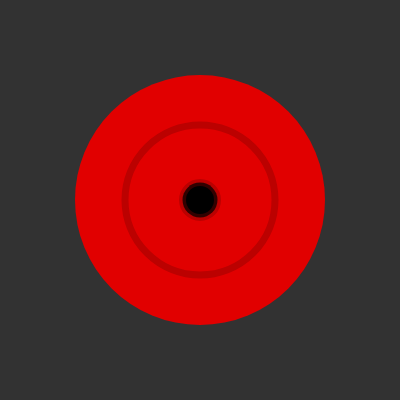
Frame 1 (no input)
Frame 60 (no input): identical to frame 1, image omitted
Frame 120 (the mouse pressed at the canvas centre since frame 60): identical to frame 1, image omitted

The p5.js sketch that drew this single still picture (run headless with seeded random() and noise() and a simulated clock; from frame 60 on, the mouse is pressed at the canvas centre):

// p5.js sketch
// ── sketch.js
let sharingan;

function setup() {
  createCanvas(400, 400);
  angleMode(DEGREES);

  sharingan = new Sharingan();
}

function draw() {
  background(50);
  noStroke();

  translate(width / 2, height / 2);

  sharingan.show();
  sharingan.update();
}

function mouseClicked() {
  sharingan.add_tomoe();
}

// ── sharingan.js
class Sharingan {
  constructor() {
    this.speed = -0.02;

    this.tomoes = [];
    this.visible_tomoe = 0;
  }

  show_tomoe(x, y, rotation) {
    push();

    let w = 0;

    rotate(rotation);

    let a = 80;
    let r = 6;

    for (let i = a; i >= 0; i--) {
      w += 0.42;
      strokeWeight(w);

      let x = ((i + r) / 2) * cos(i);
      let y = ((i + r) / 2) * sin(i);
      point(x, y);
    }

    pop();
  }

  add_tomoe() {
    if (this.visible_tomoe == 3) return;

    switch (this.visible_tomoe) {
      case 2:
        this.tomoes[2] = this.tomoes[1] + 120;
        break;
      case 1:
        this.tomoes[1] = this.tomoes[0] + 120;
        break;
      default:
        this.tomoes[0] = 270;
    }

    this.visible_tomoe++;
  }

  update() {
    this.speed = map(mouseY, height, 0, -1, -10);

    for (var i = 0; i < this.visible_tomoe; i++) {
      this.tomoes[i] += this.speed;
    }
  }

  show() {
    //eye
    fill(225, 0, 0);
    ellipse(0, 0, 250);

    //inside line
    strokeWeight(7);
    stroke(127, 4, 0, 100);
    ellipse(0, 0, 150);

    //center
    fill(0);
    ellipse(0, 0, 35);

    //tomoes
    fill(0);
    stroke(0);

    //tomoes

    for (var i = 0; i < this.visible_tomoe; i++) {
      push();
      rotate(this.tomoes[i]);
      translate(150 / 2, 0);
      this.show_tomoe(150 / 2, 0, 10);
      ellipse(0, 0, 25);
      pop();
    }
  }
}
